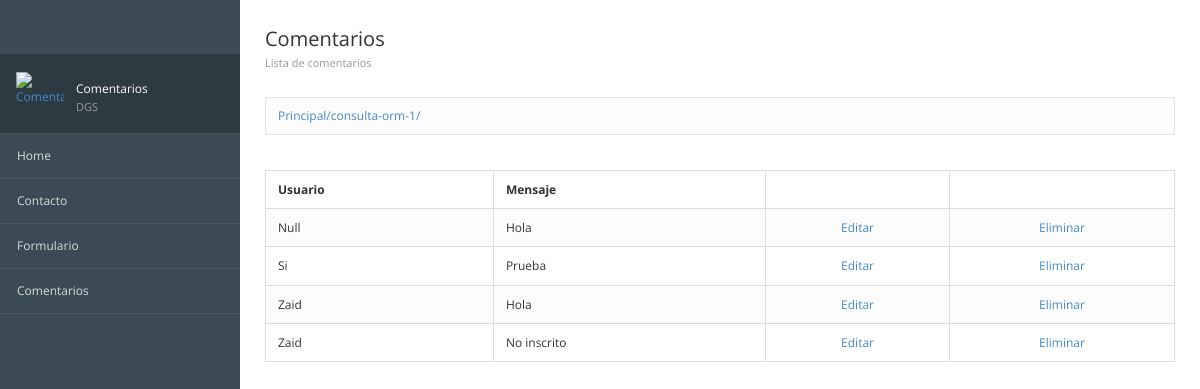
/consulta-orm-1/, run on the app's committed database.
### registros/models.py (models this page shows, shortened)
class ComentarioContacto(models.Model):
    id = models.AutoField(primary_key=True,verbose_name="Clave")
    usuario = models.TextField(verbose_name="Usuario")
    mensaje = models.TextField(verbose_name="Comentario")
    created =models.DateTimeField(auto_now_add=True,verbose_name="Registrado")
    class Meta:
        verbose_name = "Comentario Contacto"
        verbose_name_plural = "Comentarios Contactos"
        ordering = ["-created"]

### registros/views.py (the view)
# urls.py: path('consulta-orm-1/', views_registros.consulta_orm_1, name='consulta_orm_1'),
def consulta_orm_1(request):
    fecha_inicio = datetime.date(2026, 6, 20)
    fecha_fin = datetime.date(2026, 8, 5)
    comentarios = ComentarioContacto.objects.filter(created__date__range=(fecha_inicio, fecha_fin))
    return render(request, "registros/consultar_comentarios.html", {'comentarios': comentarios})

### registros/templates/registros/consultar_comentarios.html (shortened to what this page needs)
{% extends "inicio/encabezado.html" %}
{% load static %}
{% block image %}
        <img src="{% static 'inicio/images/comentarios.png' %}" alt="Comentarios">
        <div class="user-info">
            Comentarios <span>DGS</span>
        </div>
{% endblock image %}
{% block encabezado %}
			<div class="page-header">
				<div class="page-title">
					<h3>Comentarios
				    <small>Lista de comentarios</small></h3>
				</div>
			</div>
{% endblock encabezado %}
{% block contenido %}
    <table class="table table-bordered table-striped">
        <thead>
            <tr>
                <th>Usuario</th>
                <th>Mensaje</th>
                <th></th>
                <th></th>
            </tr>
        </thead>
        <tbody>
            {% for comentario in comentarios %}
                <tr>
                    <td>{{ comentario.usuario }}</td>
                    <td>{{ comentario.mensaje }}</td>
                    <td class="text-center">
                        <a href="{% url 'Editar' comentario.id %}">Editar</a>
                    </td>
                    <td class="text-center">
                        <a href="{% url 'Eliminar' comentario.id %}">Eliminar</a>
                    </td>
                </tr>
            {% endfor %}
        </tbody>
    </table>
{% endblock contenido %}

### inicio/static/inicio/css/londinium-theme.css (style rules this page uses)
.panel-toolbar:after, .page-header:after, .header-bar-stats .page-stats li:after, .panel-heading:after { content: ""; display: table; clear: both; }
html { height: 100%; }
body { font-family: 'Open Sans', sans-serif; font-size: 12px; position: relative; min-height: 100%; }
a { cursor: pointer; }
h1, h2, h3, h4, h5, h6, .h1, .h2, .h3, .h4, .h5, .h6 { font-weight: 600; line-height: 1.42857143; margin-top: 0; }
h3, .h3 { font-size: 20px; }
.page-header { padding: 0; margin: 0; position: relative; border: 0; }
.page-header small { display: block; font-size: 11px; color: #999; margin: 8px 0 0 0; }
.page-title { float: left; }
.page-title h3 { padding: 29px 0; margin: 0; font-weight: 400; line-height: 20px; }
.table { margin-bottom: 0; }
.table > thead > tr > th { border-bottom-width: 1px; outline: 0; }
.table > thead > tr > th, .table > tbody > tr > th, .table > tfoot > tr > th, .table > thead > tr > td, .table > tbody > tr > td, .table > tfoot > tr > td { vertical-align: middle; padding: 10px 12px; }
.table-striped > tbody > tr:nth-child(odd) > td, .table-striped > tbody > tr:nth-child(odd) > th, .table-hover > tbody > tr:hover > td, .table-hover > tbody > tr:hover > th { background-color: #fcfcfc; }

### data on the page
ComentarioContacto: usuario "Null", mensaje "Hola"
ComentarioContacto: usuario "Si", mensaje "Prueba"
ComentarioContacto: usuario "Zaid", mensaje "Hola"
ComentarioContacto: usuario "Zaid", mensaje "No inscrito"

### other printed values
{{ request.path }} "/consulta-orm-1/"
